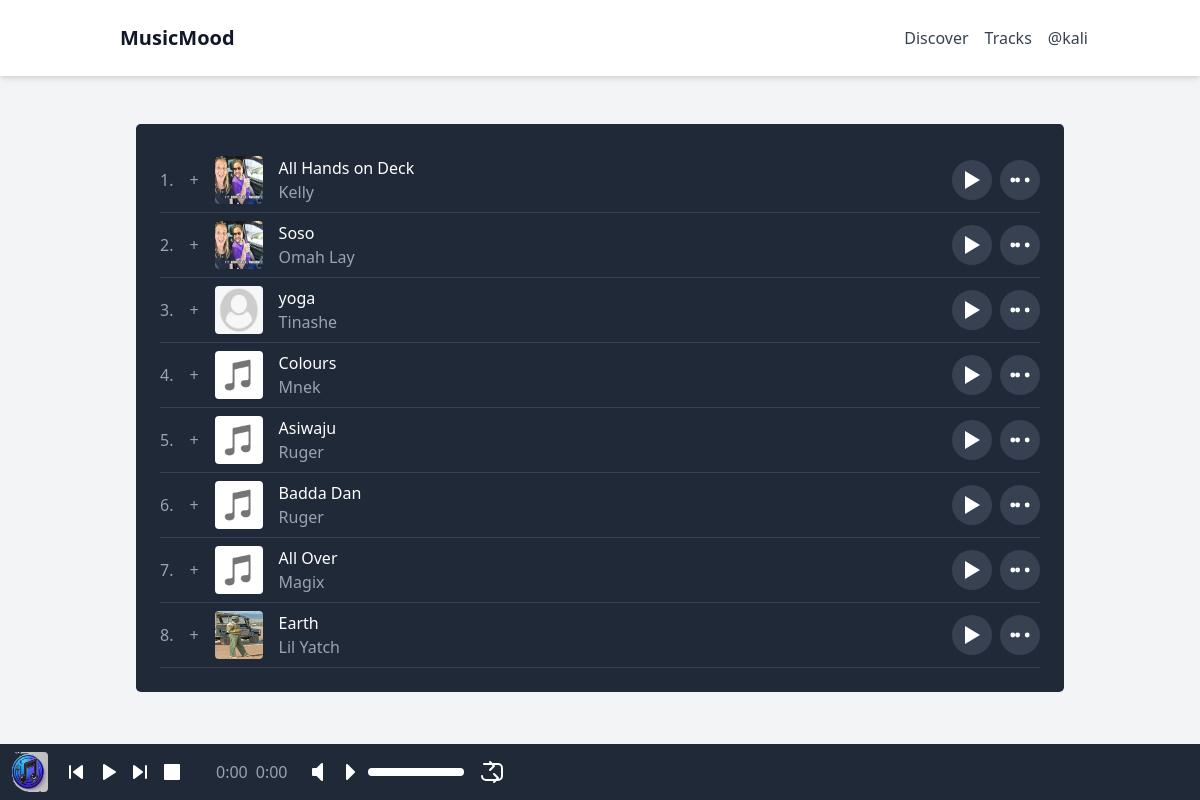
Page /song/song_list (signed in) on the earlier database version.
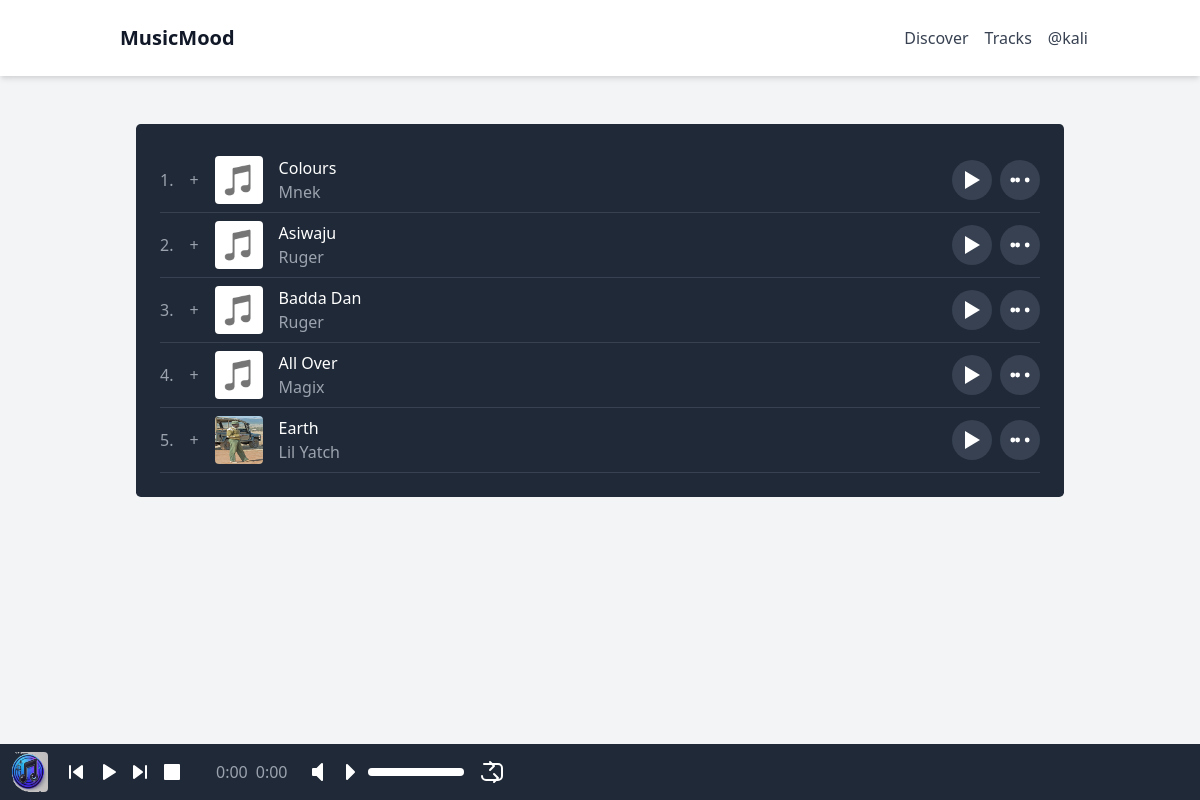
Same page on the later database version.
### app/models.py (models this page shows, shortened)
class Users(db.Model, UserMixin):
    id = db.Column(db.String(36), primary_key=True, default=lambda: str(uuid.uuid4()))
    username = db.Column(db.String(20), nullable=False, unique=True)
    name = db.Column(db.String(200), nullable=False)
    email = db.Column(db.String(120), nullable=False, unique=True)
    favorite_color = db.Column(db.String(120))
    date_added = db.Column(db.DateTime, nullable=False, default=datetime.utcnow)
    profile_pic = db.Column(db.String(255), nullable=True)
    is_admin = db.Column(db.Boolean, default=False)
    is_creater = db.Column(db.Boolean, default=False)
    playlists = db.relationship('Playlist', back_populates='user', cascade='all, delete-orphan')
    password_hash = db.Column(db.String(256))

class Song(db.Model):
    id = db.Column(db.String(36), primary_key=True, default=lambda: str(uuid.uuid4()))
    title = db.Column(db.String(100), nullable=False)
    artist = db.Column(db.String(100), nullable=False)
    album = db.Column(db.String(100), nullable=True)
    genre = db.Column(db.String(50), nullable=True)
    release_date = db.Column(db.Date, nullable=True)
    date_added = db.Column(db.DateTime, nullable=False, default=datetime.utcnow)
    song_file = db.Column(db.String(255), nullable=False)
    song_profile = db.Column(db.String(255), nullable=True)

### app/routes.py (the view)
@main.route('/song/song_list')
@login_required
def songs():
    songs = Song.query.all()
    return render_template('songs.html', songs=songs)

### app/__init__.py (called while the page is built)
def create_app():
    app = Flask(__name__)
    app.config.from_object(Config)
    db.init_app(app)
    migrate = Migrate(app, db)
    from .routes import main
    from .auth import auth  # Import the auth Blueprint
    app.register_blueprint(main)
    app.register_blueprint(auth, url_prefix='/auth')  # Register the auth Blueprint with a URL prefix
    login_manager = LoginManager()
    login_manager.init_app(app)
    login_manager.login_view = 'auth.login'
    @login_manager.user_loader
    def load_user(user_id):
        return Users.query.get(str(user_id))
    @app.errorhandler(404)
    def page_not_found(e):
        return render_template('404.html'), 404
    return app

### app/templates/songs.html (shortened to what this page needs)
{% extends 'base.html' %}
{% block content %}
<main class="p-4">
    <div class="song-list bg-gray-800 p-4 rounded-lg">
        {% for song in songs %}
        <div class="song-item flex items-center justify-between py-2 border-b border-gray-700">
            <div class="flex items-center space-x-4">
                <span class="text-gray-400">{{ loop.index }}.</span>
                <button class="text-gray-400">+</button>
                <img src="{{ url_for('static', filename=song.song_profile if song.song_profile else 'img/default.png') }}" alt="Song Cover" class="w-12 h-12 rounded">
                <div>
                    <p class="text-white">{{ song.title }}</p>
                    <p class="text-gray-400">{{ song.artist }}</p>
                </div>
            </div>
            <div class="flex items-center space-x-2 relative">
                <button class="text-white bg-gray-700 hover:bg-gray-600 rounded-full p-2 play-button" data-url="{{ url_for('static', filename=song.song_file) }}" data-title="{{ song.title }}" data-artist="{{ song.artist }}">
                    <svg xmlns="http://www.w3.org/2000/svg" class="h-6 w-6" fill="currentColor" viewBox="0 0 24 24">
                        <path d="M5 3v18l15-9-15-9z" />
                    </svg>
                </button>
                {% if current_user.is_admin %}
                <div class="relative inline-block text-left">
                    <button type="button" class="inline-flex justify-center w-full rounded-full bg-gray-700 text-white p-2 focus:outline-none" id="menu-button-{{ loop.index }}" aria-expanded="true" aria-haspopup="true">
                        <svg xmlns="http://www.w3.org/2000/svg" class="h-6 w-6" fill="currentColor" viewBox="0 0 20 20">
                            <path d="M6 10a2 2 0 104 0 2 2 0 00-4 0zm-2-2a2 2 0 110 4 2 2 0 010-4zm12 0a2 2 0 110 4 2 2 0 010-4z" />
                        </svg>
                    </button>
                </div>
                {% endif %}
            </div>
        </div>
        {% endfor %}
    </div>
</main>
{% endblock %}

### app/templates/base.html (shortened to what this page needs)
<!DOCTYPE html>
<html lang="en">
<head>
    <link href="https://stackpath.bootstrapcdn.com/bootstrap/4.5.2/css/bootstrap.min.css" rel="stylesheet">
    <link href="https://cdn.jsdelivr.net/npm/tailwindcss@2.2.19/dist/tailwind.min.css" rel="stylesheet">
</head>
<body class="bg-gray-100 text-gray-900 flex flex-col min-h-screen">
    <header class="bg-white shadow-md w-full">
        <div class="container mx-auto flex justify-between items-center p-4">
            <div class="logo flex items-center">
                <a href="{{ url_for('main.songs') }}" class="text-xl font-semibold ml-2">MusicMood</a>
            </div>
            <nav class="flex items-center space-x-4">
                <a href="{{ url_for('main.songs')}}" class="text-gray-700 hover:text-gray-900">Discover</a>
                <a href="{{ url_for('main.songs')}}" class="text-gray-700 hover:text-gray-900">Tracks</a>
                {% if current_user.is_authenticated %}
                    <a href="{{ url_for('auth.profile')}}" class="text-gray-700 hover:text-gray-900">@{{ current_user.username }}</a>
                {% endif %}
            </nav>
        </div>
    </header>
    <div id="content" class="flex-grow container mx-auto p-4">
        {% block content %}
        {% endblock %}
    </div>
    <footer class="fixed bottom-0 left-0 w-full bg-gray-800 p-2 flex items-center justify-between z-50">
        <div id="jp_container" class="jp-audio flex items-center w-full" role="application" aria-label="media player">
            <div class="flex items-center space-x-4">
                <div class="flex items-center space-x-4">
                    <img id="jp_cover" src="{{ url_for('static', filename='img/default.png') }}" alt="Cover Image" class="h-10 w-10 rounded">
                </div>
                <div class="jp-controls flex items-center space-x-2 mx-auto">
                    <button class="jp-previous text-white focus:outline-none" role="button" tabindex="0" aria-label="Previous">
                        <svg width="24" height="24" fill="none">
                            <path d="M10 12l8-6v12l-8-6Z" fill="currentColor" stroke="currentColor" stroke-width="2" stroke-linecap="round" stroke-linejoin="round" />
                            <path d="M6 6v12" stroke="currentColor" stroke-width="2" stroke-linecap="round" stroke-linejoin="round" />
                        </svg>
                    </button>
                    <button class="jp-play text-white focus:outline-none" role="button" tabindex="0" aria-label="Play">
                        <svg width="24" height="24" fill="none">
                            <path d="M8 5v14l11-7L8 5z" fill="currentColor" stroke="currentColor" stroke-width="2" stroke-linecap="round" stroke-linejoin="round" />
                        </svg>
                    </button>
                    <button class="jp-next text-white focus:outline-none" role="button" tabindex="0" aria-label="Next">
                        <svg width="24" height="24" fill="none">
                            <path d="M14 12L6 6v12l8-6Z" fill="currentColor" stroke="currentColor" stroke-width="2" stroke-linecap="round" stroke-linejoin="round" />
                            <path d="M18 6v12" stroke="currentColor" stroke-width="2" stroke-linecap="round" stroke-linejoin="round" />
                        </svg>
                    </button>
                    <button class="jp-stop text-white focus:outline-none" role="button" tabindex="0" aria-label="Stop">
                        <svg width="24" height="24" fill="none">
                            <rect x="5" y="5" width="14" height="14" fill="currentColor" stroke="currentColor" stroke-width="2" stroke-linecap="round" stroke-linejoin="round" />
                        </svg>
                    </button>
                </div>
                <div class="jp-time-holder flex items-center space-x-2 text-gray-400">
                    <div class="jp-current-time" role="timer" aria-label="time">0:00</div>
                    <div class="jp-duration" role="timer" aria-label="duration">0:00</div>
                </div>
                <div class="jp-volume-controls flex items-center space-x-2">
                    <button class="jp-mute text-white focus:outline-none" role="button" tabindex="0" aria-label="Mute">
                        <svg width="24" height="24" fill="none">
                            <path d="M9 9v6h4l5 5V4l-5 5H9z" fill="currentColor" stroke="currentColor" stroke-width="2" stroke-linecap="round" stroke-linejoin="round" />
                        </svg>
                    </button>
                    <button class="jp-volume-max text-white focus:outline-none" role="button" tabindex="0" aria-label="Max Volume">
                        <svg width="24" height="24" fill="none">
                            <path d="M11 5v14l7-7-7-7z" fill="currentColor" stroke="currentColor" stroke-width="2" stroke-linecap="round" stroke-linejoin="round" />
                        </svg>
                    </button>
                    <div class="jp-volume-bar bg-gray-600 rounded h-2 cursor-pointer w-24">
                        <div class="jp-volume-bar-value bg-white h-2 rounded"></div>
                    </div>
                </div>
                <div class="jp-toggles flex items-center space-x-2">
                    <button class="jp-repeat text-white focus:outline-none" role="button" tabindex="0" aria-label="Repeat">
                    </button>
                </div>
            </div>
        </div>
    </footer>
</body>
</html>

Differences in the rows shown:
removed Song: song_profile (picture), title "All Hands on Deck", artist "Kelly"
removed Song: song_profile (picture), title "Soso", artist "Omah Lay"
removed Song: song_profile (placeholder picture), title "yoga", artist "Tinashe"
